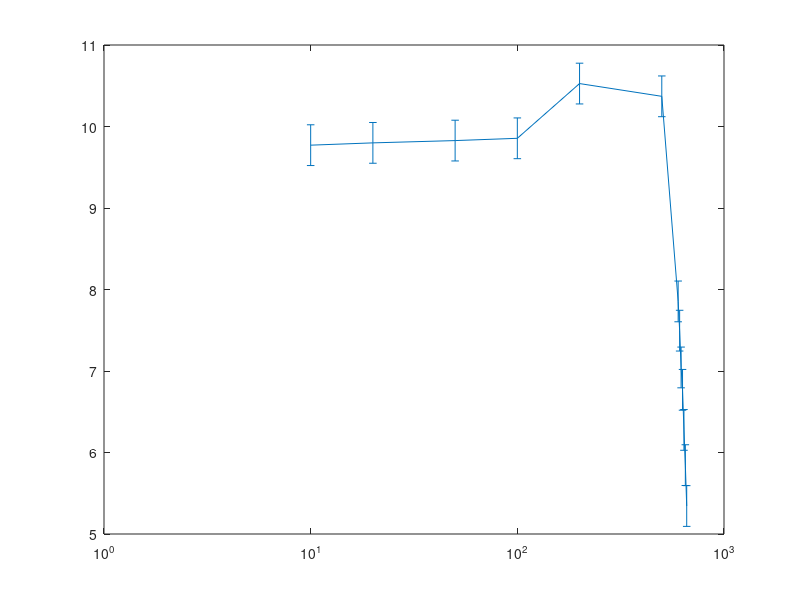

Here is the MATLAB script that generated this plot: (Note: this script raises an error after producing the figure.)
data = 	[10, 308, 0.6
	20, 309, 0.6
	50, 310, 0.6

	100, 311, 0.65

	200, 336, 0.81	

	500, 330, 0.93

	600, 247, 1.11
	610, 237, 1.12
	620, 225, 1.14
	630, 218, 1.15
	640, 206, 1.16
	650, 196, 1.18
	660, 185, 1.19];

dim = size(data);
freq = zeros(dim(1),1);
mod = zeros(dim(1),1);
phase = zeros(dim(1),1);
for i=1:1:dim
    freq(i)=data(i, 1);
    mod(i)=20*log10(data(i, 2)/100);
    phase(i)=-(data(i, 3).*10^-3).*freq(i).*360;
end

disp(mod);
disp(phase);

error = ones(dim(1),1)*0.25;
error1 = ones(dim(1),1)*14;

figure(3);

ax = axes();
ln1 = errorbar(freq, mod, error);
set(ax, 'XScale', 'log');

%ln1 = semilogx(freq,mod);
ln1.LineWidth = 1.5;
ln1.Marker = 'o';
title('Magnitude bode plot')
xlabel('Frequency [kHz]') 
ylabel('Magniture [dB]') 
y = mod(2)-3;
line([10,1000],[y,y],'color', 'red')
line([freq(10),freq(10)],[5,y],'color', 'red')

figure(4)
%ln2 = semilogx(freq,phase);

ax1 = axes();
ln2 = errorbar(freq, phase, error1);
set(ax1, 'XScale', 'log');

ln2.LineWidth = 1.5;
ln2.Marker = 'o';
title('Phase bode plot')
xlabel('Frequency [kHz]') 
ylabel('Phase [degrees]')
line([freq(10),freq(10)],[-300,phase(10)],'color', 'red')
line([10,freq(10)],[phase(10),phase(10)],'color', 'red')

